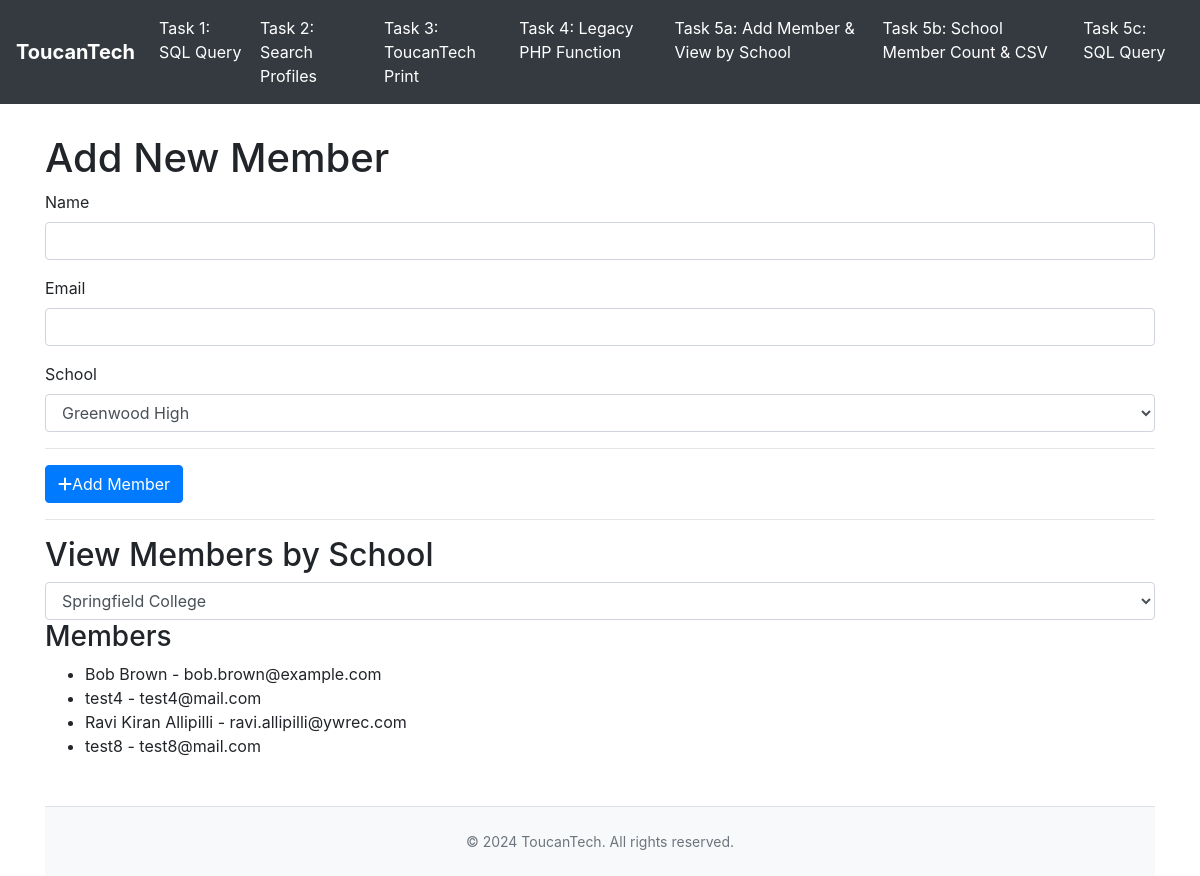
The app's page /tasks/task5a.php?school=3 with its own data.
### tables this page shows
CREATE TABLE IF NOT EXISTS `members` (
  `id` int NOT NULL AUTO_INCREMENT,
  `name` varchar(255) NOT NULL,
  `email` varchar(255) NOT NULL,
  `school_id` int DEFAULT NULL,
  `created_at` timestamp NULL DEFAULT CURRENT_TIMESTAMP,
  PRIMARY KEY (`id`),
  UNIQUE KEY `email` (`email`),
  KEY `school_id` (`school_id`)
);

### tasks/task5a.php (called while the page is built, shortened)
<?php
require_once '../config/db.php';
require_once '../models/MemberModel.php';
require_once '../models/SchoolModel.php';
require_once '../controllers/MemberController.php';
$controller = new MemberController($conn);
$schools = $controller->getSchools();
$selectedSchool = null;
$members = [];
if ($_SERVER['REQUEST_METHOD'] === 'GET' && isset($_GET['school'])) {
    $selectedSchool = intval($_GET['school']);
    $members = $controller->getMembersBySchool($selectedSchool);
}
include '../views/members-view.php';
?>

### controllers/MemberController.php (called while the page is built, shortened)
<?php
class MemberController extends BaseController {
    private $memberModel;
    private $schoolModel;
    public function __construct($dbConnection) {
        $this->memberModel = new MemberModel($dbConnection);
        $this->schoolModel = new SchoolModel($dbConnection);
    }
    public function getMembersBySchool($schoolId) {
        return $this->memberModel->getMembersBySchool($schoolId);
    }
    public function getSchools() {
        return $this->schoolModel->getAllSchools();
    }
}
?>

### models/SchoolModel.php (called while the page is built)
<?php
class SchoolModel {
    private $conn;
    public function __construct($dbConnection) {
        $this->conn = $dbConnection;
    }
    public function getAllSchools() {
        $sql = "SELECT school_id, school_name FROM schools";
        try {
            $stmt = $this->conn->prepare($sql);
            $stmt->execute();
            $schools = $stmt->fetchAll(PDO::FETCH_ASSOC);
            return $schools;
        } catch (PDOException $e) {
            die("Error fetching schools: " . $e->getMessage());
        }
    }
}
?>

### models/MemberModel.php (called while the page is built, shortened)
<?php
class MemberModel {
    private $conn;
    public function __construct($dbConnection) {
        $this->conn = $dbConnection;
    }
    public function getMembersBySchool($schoolId) {
        $sql = "SELECT members.name, members.email, schools.school_name
                FROM members
                JOIN schools ON members.school_id = schools.school_id
                WHERE members.school_id = :school_id";
        $stmt = $this->conn->prepare($sql);
        $stmt->bindParam(':school_id', $schoolId, PDO::PARAM_INT);
        $stmt->execute();
        return $stmt->fetchAll(PDO::FETCH_ASSOC);
    }
}
?>

### views/members-view.php (the view, shortened to what this page needs)
<?php include 'header.php'; ?>
<h1>Add New Member</h1>
<form method="POST" action="">
    <div class="form-group">
        <label for="name">Name</label>
        <input type="text" name="name" id="name" class="form-control" required>
    </div>
    <div class="form-group">
        <label for="email">Email</label>
        <input type="email" name="email" id="email" class="form-control" required>
    </div>
    <div class="form-group">
        <label for="school">School</label>
        <select name="school" id="school" class="form-control" required>
            <?php foreach ($schools as $school) { ?>
                <option value="<?php echo htmlspecialchars($school['school_id']); ?>">
                    <?php echo htmlspecialchars($school['school_name']); ?>
                </option>
            <?php } ?>
        </select>
    </div>
    <hr></hr>
    <button type="submit" class="btn btn-primary"><i class="fa-solid fa-plus"></i>Add Member</button>
</form>
<hr></hr>
<h2>View Members by School</h2>
<form method="GET">
    <select name="school" class="form-control" onchange="this.form.submit()">
        <?php foreach ($schools as $school) { ?>
            <option
                value="<?php echo htmlspecialchars($school['school_id']); ?>"
                <?php echo $selectedSchool == $school['school_id'] ? 'selected' : ''; ?>>
                <?php echo htmlspecialchars($school['school_name']); ?>
            </option>
        <?php } ?>
    </select>
</form>
<?php if (!empty($members)) { ?>
    <h3>Members</h3>
    <ul>
        <?php foreach ($members as $member) { ?>
            <li><?php echo htmlspecialchars($member['name']); ?> - <?php echo htmlspecialchars($member['email']); ?></li>
        <?php } ?>
    </ul>
<?php } ?>
<?php include 'footer.php'; ?>

### records on screen
members: name "Bob Brown", email "bob.brown@example.com"
members: name "test4", email "test4@mail.com"
members: name "Ravi Kiran Allipilli", email "ravi.allipilli@ywrec.com"
members: name "test8", email "test8@mail.com"

### other values on screen
form field school "Greenwood High"
form field school "Springfield College"
